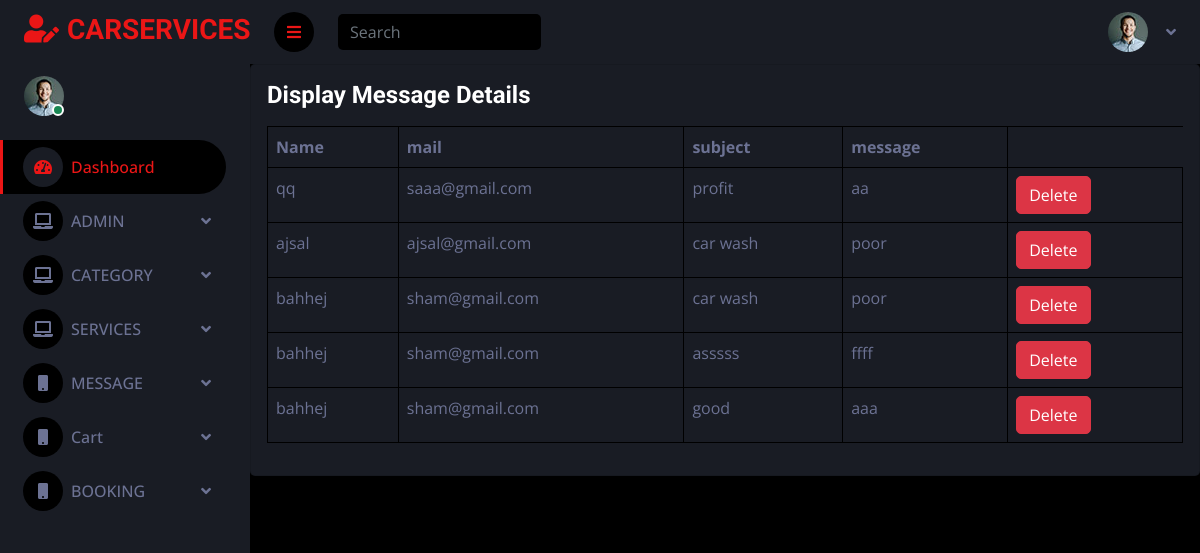
The page /backend/displaycontact/ on the database its author committed.
### backend/models.py (models this page shows)
class msgdb(models.Model):
    name = models.CharField(max_length=100, null=True, blank=True)
    mail = models.EmailField(max_length=100, null=True, blank=True)
    sub =  models.CharField(max_length=100, null=True, blank=True)
    messge = models.CharField(max_length=100, null=True, blank=True)

### backend/views.py (the view)
# urls.py: path('displaycontact/', views.displaycontact, name="displaycontact"),
def displaycontact(request):
    data = msgdb.objects.all()
    return render(request,"dismsg.html",{'data':data})

### backend/templates/dismsg.html (shortened to what this page needs)
<!DOCTYPE html>
{% extends 'index.html' %}
{% block content %}
<html lang="en">
<head>
</head>
<body>
<div class="card" style="background-color:#191c24">
                  <div class="card-body">
                    <h4 class="card-title">Display Message Details</h4>
                    <div class="table-responsive">
                      <table class="table table-bordered">
                        <thead>
                          <tr>
                            <th>  Name </th>
                            <th> mail</th>
                            <th> subject</th>
                             <th> message</th>
                          </tr>
                        </thead>
                        <tbody>
                        {% for d in data %}
                        <tr>
                            <td>{{d.name}}</td>
                             <td>{{d.mail}}</td>
                            <td>{{d.sub}}</td>
                            <td>{{d.messge}}</td>
                            <td>
                                <form action="{% url 'deletecntdata' dataid=d.id %}">
                                    <button onclick="alertmsg()" type="submit" class="btn btn-danger">Delete</button>
                                </form>
                            </td>
                        </tr>
                        {% endfor %}
                        </tbody>
                      </table>
                    </div>
                  </div>
                </div>
</body>
</html>
{% endblock %}

### backend/static/css/style.css (style rules this page uses)
:root { --primary: #EB1616; --secondary: #191C24; --light: #6C7293; --dark: #000000; }
.btn { transition: .5s; }

### rows shown on the page
msgdb: name "qq", mail "saaa@gmail.com", sub "profit", messge "aa"
msgdb: name "ajsal", mail "ajsal@gmail.com", sub "car wash", messge "poor"
msgdb: name "bahhej", mail "sham@gmail.com", sub "car wash", messge "poor"
msgdb: name "bahhej", mail "sham@gmail.com", sub "asssss", messge "ffff"
msgdb: name "bahhej", mail "sham@gmail.com", sub "good", messge "aaa"
